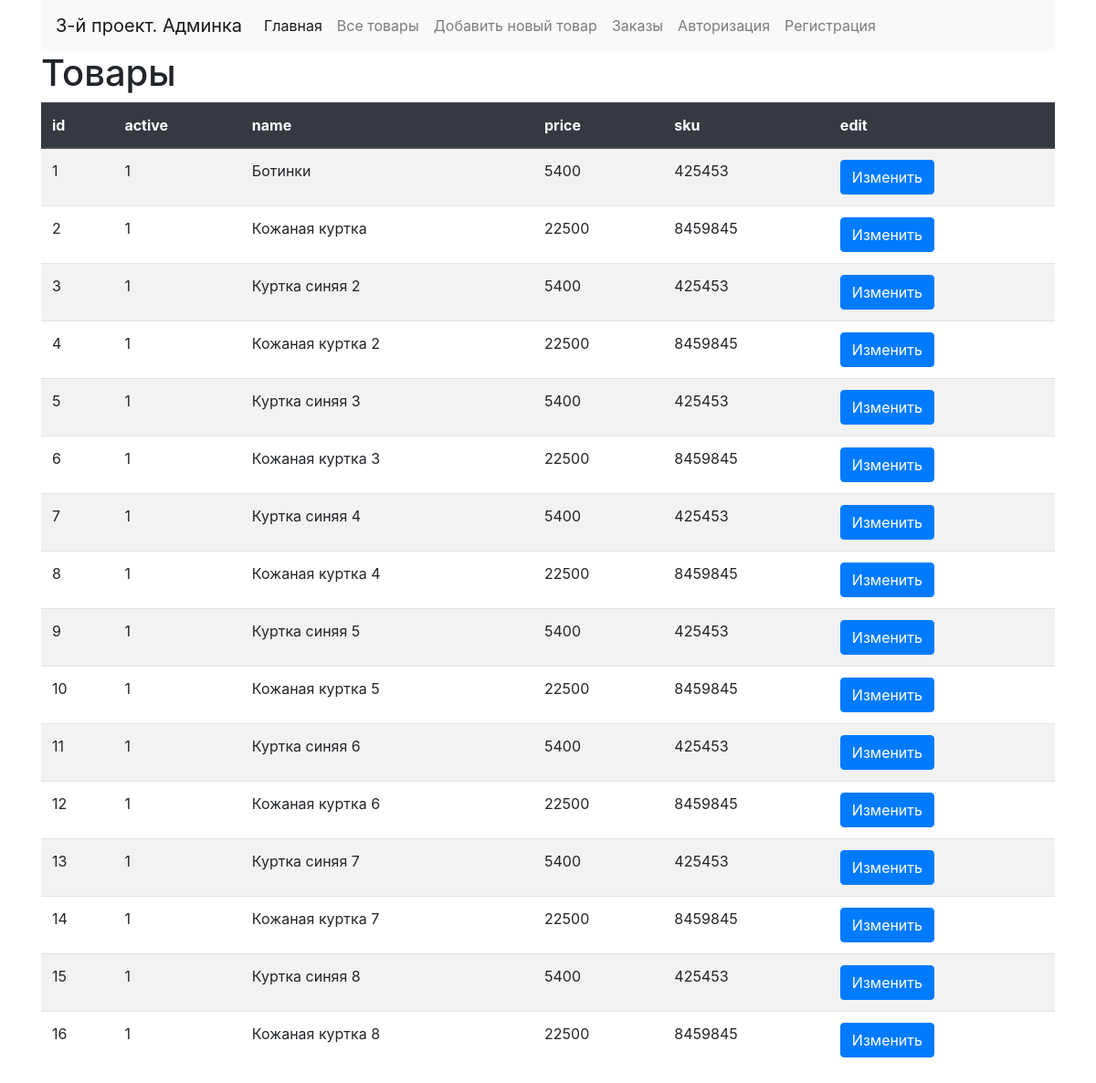
The page /admin/catalog.php (signed in) on the database as committed earlier.
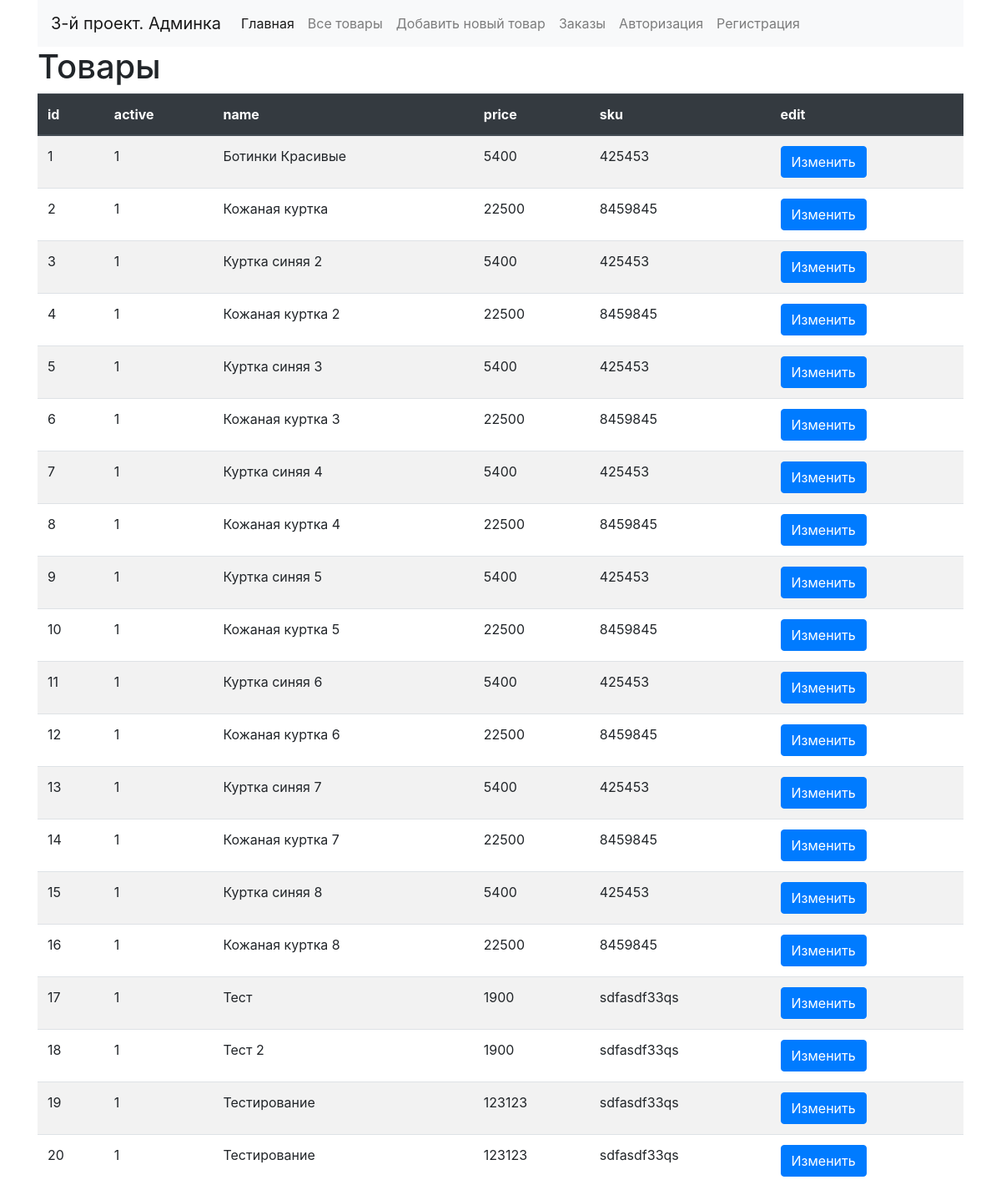
The same page on the database as committed later.
### tables this page shows
CREATE TABLE IF NOT EXISTS `products` (
  `id` int(11) NOT NULL AUTO_INCREMENT,
  `active` enum('0','1') NOT NULL DEFAULT '1',
  `name` varchar(255) NOT NULL,
  `price` float NOT NULL,
  `photo` varchar(255) NOT NULL,
  `sku` varchar(255) NOT NULL,
  `description` text NOT NULL,
  PRIMARY KEY (`id`)
);

### admin/catalog.php (the view, shortened to what this page needs)
<?php
    include($_SERVER['DOCUMENT_ROOT'].'/admin/modules/header.php');
    $template = [
        'products'=>[]
    ];
    $sql_products = "SELECT * FROM products";
    $result_products = mysqli_query($db, $sql_products);
    while( $row = mysqli_fetch_assoc($result_products) ){
        $template['products'][] = $row;
    }
?>
<div class="row">
    <div class="col-12">
        <h1>Товары</h1>
        <table class="table table-striped">
            <thead class="thead-dark">
                <tr>
                    <th>id</th>
                    <th>active</th>
                    <th>name</th>
                    <th>price</th>
                    <th>sku</th>
                    <th>edit</th>
                </tr>
            </thead>
            <tbody>
                <?php foreach( $template['products'] as $productItem ): ?>
                    <tr>
                        <td><?=$productItem['id']?></td>
                        <td><?=$productItem['active']?></td>
                        <td><?=$productItem['name']?></td>
                        <td><?=$productItem['price']?></td>
                        <td><?=$productItem['sku']?></td>
                        <td>
                            <a href="/admin/product.php?id=<?=$productItem['id']?>" class='btn btn-primary'>Изменить</a>
                        </td>
                    </tr>
                <?php endforeach;?>
            </tbody>
        </table>
    </div>
</div>
<?php include($_SERVER['DOCUMENT_ROOT'].'/admin/modules/footer.php'); ?>

Rows that differ between the two databases and show on the page:
changed products id 1: name "Ботинки" → "Ботинки Красивые"
added products: id "17", active "1", name "Тест", price "1900", sku "sdfasdf33qs"
added products: id "18", active "1", name "Тест 2", price "1900", sku "sdfasdf33qs"
added products: id "19", active "1", name "Тестирование", price "123123", sku "sdfasdf33qs"
added products: id "20", active "1", name "Тестирование", price "123123", sku "sdfasdf33qs"
